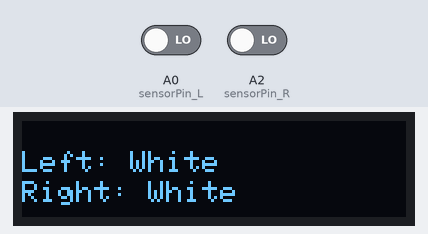
Bench run of a sketch on a simulated Arduino Mega 2560, built with avr-gcc and run on an emulated ATmega2560. Shown: 128×32 one-colour display. Inputs (shaded band) come from the test bench; at power-on: A0 (sensorPin_L) LOW, A2 (sensorPin_R) LOW. What the sketch prints to the serial monitor is not drawn.

Above: at 1.2 s.
1.3 s: A0 (sensorPin_L) driven HIGH
At 1.7 s:
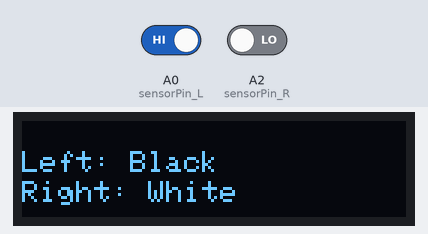
2.8 s: A2 (sensorPin_R) driven HIGH
At 3.6 s:
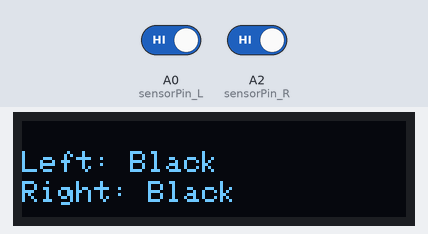
4.3 s: A0 (sensorPin_L) driven LOW
At 5.5 s:
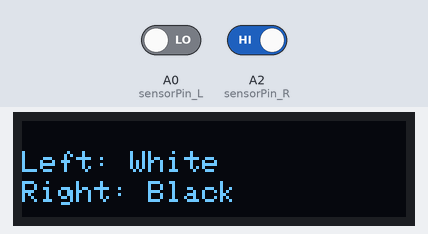
5.8 s: A2 (sensorPin_R) driven LOW
At 6.2 s:
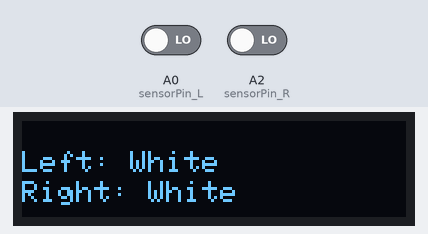
Timing chart, 0 to 8.3 s (numbered marks = the images above; inputs shaded):
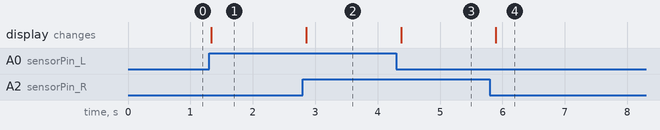

The sketch:

IRTest.ino
```cpp
// Program to calibrate and test the IR sensors
// Adafruit_BusIO, Adafruit_GFX_Library, Adafruit_SSD1306, Servo-1.1.6, SoftwareSerial-Master
#include <Arduino.h>
#include <SPI.h>
#include <Wire.h>
#include <Adafruit_GFX.h>
#include <Adafruit_SSD1306.h>
#include <SoftwareSerial.h>
#include <Servo.h>
// #include <MPU6050_light.h>
#include <string.h>

// Global definitions
// OLED Declaration
#define SCREEN_WIDTH 128 // OLED display width, in pixels
#define SCREEN_HEIGHT 32 // OLED display height, in pixels

// Declaration for an SSD1306 display connected to I2C (SDA, SCL pins)
#define OLED_RESET     28 //4 // Reset pin # (or -1 if sharing Arduino reset pin)
Adafruit_SSD1306 display(SCREEN_WIDTH, SCREEN_HEIGHT, &Wire, OLED_RESET);

const int sensorPin_R = A2; // Analogue 2 pin
const int sensorPin_L = A0; // Analogue 0 pin

int sensorValue_R = 0;
int sensorValue_L = 0;

// 3 lines
void displayText(String text1, String text2, String text3 , int cursorL1, int cursorL2, int cursorL3, int cursorL4, int cursorL5, int cursorL6) {
  display.clearDisplay();
  display.setCursor(cursorL1, cursorL2);     // Start at top-left corner
  display.println(text1);
  display.setCursor(cursorL3, cursorL4);     // Start at top-left corner
  display.println(text2);
  display.setCursor(cursorL5, cursorL6);     // Start at top-left corner
  display.println(text3);
  display.display();
}

void setup() {
  // put your setup code here, to run once:
  Serial.begin(115200);
  pinMode(sensorPin_R, INPUT);
  pinMode(sensorPin_L, INPUT);

  // OLED Setup
  if (!display.begin(SSD1306_SWITCHCAPVCC, 0x3C)) { // Address 0x3C for 128x32
    Serial.println(F("SSD1306 allocation failed"));
  }
  display.clearDisplay();
  display.setTextSize(1);      // Normal 1:1 pixel scale
  display.setTextColor(SSD1306_WHITE); // Draw white text
  display.cp437(true);         // Use full 256 char 'Code Page 437' font

  // displayText("Ai Robot", "", 0, 0, 0, 0);
}

void loop() {
  // put your main code here, to run repeatedly:
  sensorValue_R = digitalRead(sensorPin_R);
  Serial.println("=========");
  Serial.println("Right: ");
  if (sensorValue_R == HIGH) {
    Serial.println("Black");
  } else {
    Serial.println("White");
  }
  sensorValue_L = digitalRead(sensorPin_L);
  Serial.println("Left: ");
  if (sensorValue_L == HIGH) {
    Serial.println("Black");
  } else {
    Serial.println("White");
  }

  // Display to OLED
  String messageMiddle = "Left: " + String((digitalRead(sensorPin_L) == 1 ? "Black" : "White"));
  String messageBottom = "Right: " + String((digitalRead(sensorPin_R) == 1 ? "Black" : "White"));
  displayText("", messageMiddle, messageBottom, 0, 0, 0, 10, 0, 20);

  delay(100);
}
```

Measured:
- after the input at 1.3 s, the display: changes at once (image 1)
- after the input at 2.8 s, the display: changes after 0.05 s (image 2)
- after the input at 4.3 s, the display: changes after 0.08 s (image 3)
- after the input at 5.8 s, the display: changes after 0.10 s (image 4)
